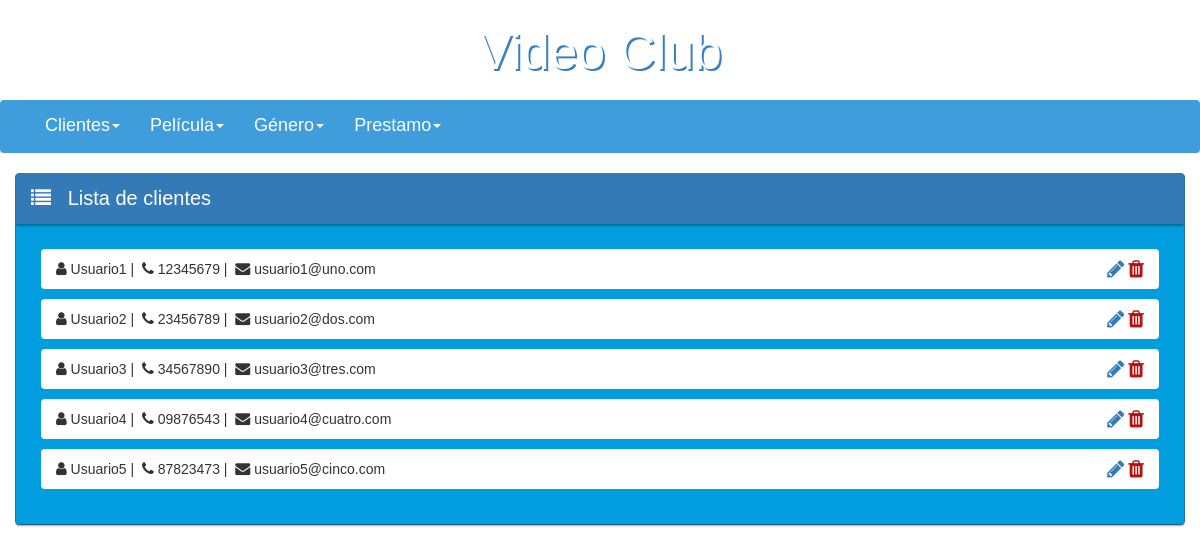
The page /cliente/ on the database its author committed.
### videoclub/models/cliente.py (models this page shows, shortened)
class Cliente(models.Model):
    nro_cliente = models.AutoField(primary_key=True)
    nombre = models.CharField(max_length=100)
    telefono = models.CharField(max_length=20)
    email = models.CharField(max_length=20, default='')

### videoclub/views/cliente.py (the view)
# urls.py: url(r'^cliente/$', ListaCliente.as_view()),
class ListaCliente(ListView):
    model = Cliente

### videoclub/templates/videoclub/cliente_list.html
{% extends "base.html" %}
{% block content %}
<div class="container">
    <div class="row">
        <div class="panel panel-primary panel-primary-center">
            <div class="panel-heading panel-center panel-font-size">
                <span class="fa fa-list"></span>&nbsp;&nbsp;&nbsp;Lista de clientes
            </div>
            <div class="panel-body panel-center">
                <ul class="list-group">
                    {% for c in object_list  %}
                        <li class="list-group-item">
                            <span class="fa fa-user"></span>&nbsp;{{ c.nombre }}&nbsp;|&nbsp;
                            <span class="fa fa-phone"></span>&nbsp;{{ c.telefono }}&nbsp;|&nbsp;
                            <span class="fa fa-envelope"></span>&nbsp;{{ c.email }}&nbsp;
                            <div class="pull-right">
                                <a href="modificar/{{ c.nro_cliente }}"><span class="fa fa-pencil"></span></a>
                                <a href="eliminar/{{ c.nro_cliente }}" class="trash"><span class="fa fa-trash"></span></a>
                            </div>
                        </li>
                    {% endfor %}
                </ul>
            </div>
        </div>
    </div>
</div>
{% endblock %}

### videoclub/templates/base.html (shortened to what this page needs)
<!DOCTYPE html>
{% load staticfiles %}
<html lang="en">
<head>
    <link rel="stylesheet" href="//maxcdn.bootstrapcdn.com/bootstrap/3.2.0/css/bootstrap.min.css">
    <link rel="stylesheet" href="https://maxcdn.bootstrapcdn.com/font-awesome/4.7.0/css/font-awesome.min.css">
    <link rel="stylesheet" href="{% static 'css/base.css' %}" />
    <link rel="stylesheet" href="{% static 'css/list.css' %}" />
    <link rel="stylesheet" href="{% static 'css/add.css' %}" />
    <link rel="stylesheet" href="{% static 'css/delete.css' %}" />
</head>
<body>
    <div>
    <header class="header" id="header1">
        <div class="center">
            <div class="caption">
                <h1 class="title display-3">Video Club</h1>
            </div>
        </div>
    </header>
    <nav class="navbar navbar-dark">
    <div class="container">
      <ul class="nav navbar-nav">
        <li class="dropdown">
            <a href="#" class="dropdown-toggle" style="color: white;" data-toggle="dropdown">Clientes<b class="caret"></b></a>
        </li>
        <li class="dropdown">
            <a href="#" class="dropdown-toggle" style="color: white;" data-toggle="dropdown">Película<b class="caret"></b></a>
        </li>
        <li class="dropdown">
            <a href="#" class="dropdown-toggle" style="color: white;" data-toggle="dropdown">Género<b class="caret"></b></a>
        </li>
        <li class="dropdown">
            <a href="#" class="dropdown-toggle" style="color: white;" data-toggle="dropdown">Prestamo<b class="caret"></b></a>
        </li>
      </ul>
    </div>
    </nav>
    </div>
    <div id="content">
        {% block content %}{% endblock %}
    </div>
</body>
</html>

### videoclub/static/css/base.css (style rules this page uses)
.header { position: relative; width: 100vw; height: 100px; }
.header .center { position: absolute; top: 50%; left: 50%; width: 90%; transform:translate(-50%,-50%); z-index: 5; padding: 1rem; }
@media (min-width: 992px) { .header .center { width: 50%; } }
h1.title { font-size: 50px; font-family: 'Oxygen', sans-serif; font-weight: 400; text-shadow: 2px 2px #3980c3; }
#header1 .caption { text-align: center; color: #fff; }
#header1 .caption .title { margin-bottom: 1.5rem; }
body, html { height: 100%; background-repeat: no-repeat; background:url(https://i.ytimg.com/vi/4kfXjatgeEU/maxresdefault.jpg); font-family: 'Oxygen', sans-serif; background-size: cover; }
.navbar { background:#3e9dda; border: none; font-size: 18px; }
.nav>li>a { border-bottom: 3px solid transparent; }
.navbar a { color: #fff; }

### videoclub/static/css/list.css (style rules this page uses)
.panel-primary-center { margin-top: 30px; margin: 0 auto; background:#009edf; }
.panel-font-size { font-size: 20px; }
.panel-center { margin-top: 30px; margin: 0 auto; text-shadow: none; -moz-border-radius: 2px; -webkit-border-radius: 2px; border-radius: 2px; -moz-box-shadow: 0px 2px 2px rgba(0, 0, 0, 0.3); -webkit-box-shadow: 0px 2px 2px rgba(0, 0, 0, 0.3); box-shadow: 0px 2px 2px rgba(0, 0, 0, 0.3); }
.list-group-item { border: 0 !important; margin: 10px; border-top-right-radius: 4px; border-top-left-radius: 4px; border-bottom-right-radius: 4px; border-bottom-left-radius: 4px; }
.list-group-item .fa { font-size: 15px; }
.fa-pencil { font-size: 20px !important; }
.fa-trash { color: #B81111 !important; font-size: 20px !important; }
.fa-list { font-size: 20px; }

### rows shown on the page
Cliente: nombre "Usuario1", telefono "12345679", email "usuario1@uno.com"
Cliente: nombre "Usuario2", telefono "23456789", email "usuario2@dos.com"
Cliente: nombre "Usuario3", telefono "34567890", email "usuario3@tres.com"
Cliente: nombre "Usuario4", telefono "09876543", email "usuario4@cuatro.com"
Cliente: nombre "Usuario5", telefono "87823473", email "usuario5@cinco.com"
